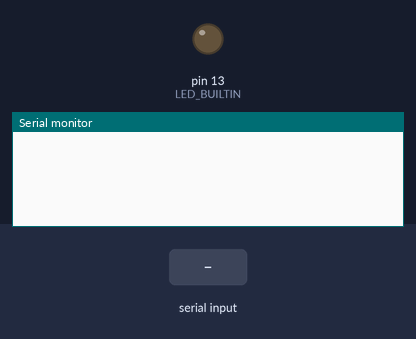
Recording of a sketch running on a simulated Arduino Uno, built with avr-gcc and run on an emulated ATmega328P. Parts: output pins drawn as LEDs (lit = HIGH), the last lines printed to the serial monitor. Inputs (shaded band) come from the test bench.

Above: at 1.2 s.
1.3 s: "n\n" received over Serial
At 1.9 s:
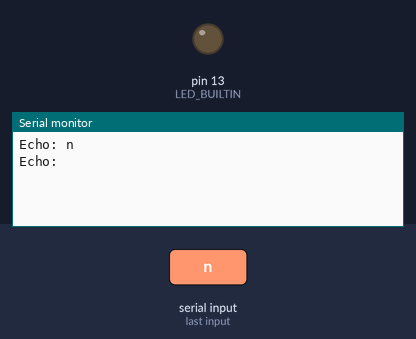
2.8 s: "N\n" received over Serial
At 4.0 s:
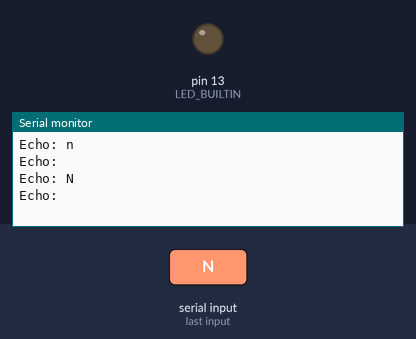
4.3 s: "f\n" received over Serial
At 5.4 s:
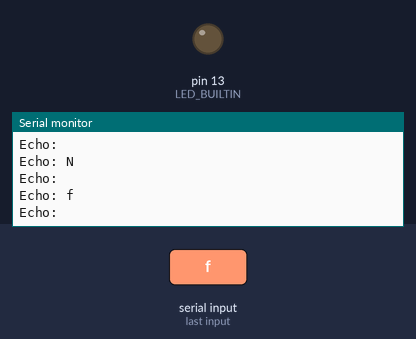

Measured:
- after the input at 1.3 s, the serial monitor: prints a new line at once (image 1)
- after the input at 2.8 s, the serial monitor: prints a new line at once (image 2)
- after the input at 4.3 s, the serial monitor: prints a new line at once (image 3)

The sketch:

UART_RX_test.ino
```cpp
/*
  Serial data receiver test

  Test the transmission of data from a raspberry pi to an arduino

  Written by: Ray Richter
*/

// Switch out the commented line below or change the baud rate if it is different from the Raspberry Pi
//#define BAUD_RATE 9600
#define BAUD_RATE 115200
//#define LED_BUILTIN 2

// This is the array that the received string is stored
char inBuffer[32];

void setup() {
  // start serial port at BAUD_RATE bps:
  Serial.begin(BAUD_RATE);
  pinMode(LED_BUILTIN, OUTPUT);
}

void loop() {
  if(Serial.available() != 0){
    handle_input();
  }
  // Data can be sent to the Raspberry Pi bu using:
  // Serial.write("insert a string here");
}

void handle_input(void){
  // Create a received length counter
  int i = 0;
  while(Serial.available() > 0) {
    // Store incoming byte
    inBuffer[i] = Serial.read();
    // Incriment counter
    i++;
  }
  Serial.write("Echo: ");
  Serial.write(inBuffer);
  Serial.write('\n');
  // If the second char is n or N and the length is 2, turn on the LED
  if((inBuffer[1] == 'n' || inBuffer[1] == 'N')){
    digitalWrite(LED_BUILTIN, HIGH);
  }
  // If the second char is f or F and the length is 3, turn off the LED
  if((inBuffer[1] == 'f' || inBuffer[1] == 'F')){
    digitalWrite(LED_BUILTIN, LOW);
  }
  // String comparison also works, but in the interest of time this is what I put together to test
  // UART on a Raspberry Pi
}
```
